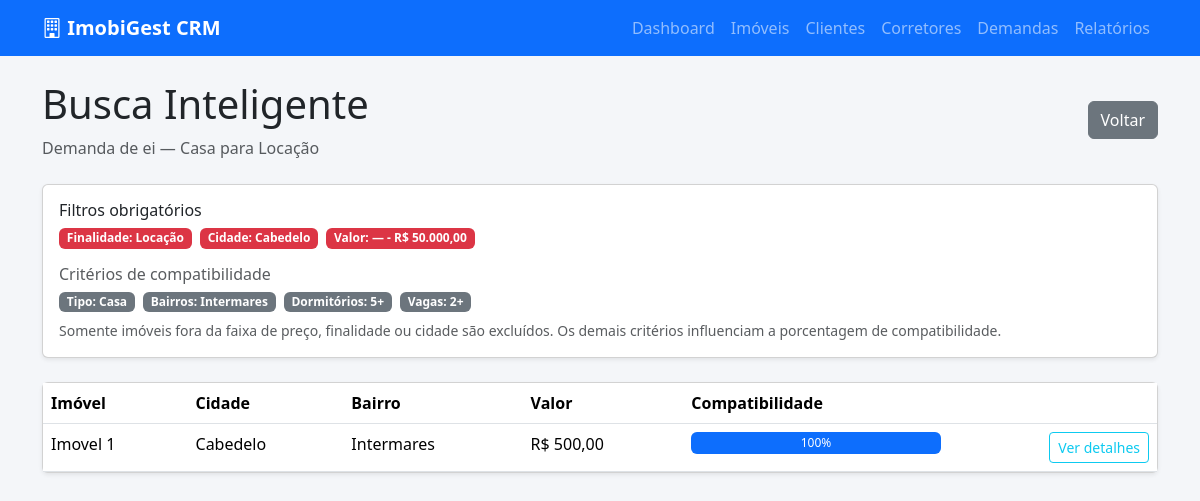
Screenshot of /demandas/1/buscar/ with the database file from the repository.
### apps/imoveis/models.py (models this page shows, shortened)
class DemandaCliente(models.Model):
    TIPO_CHOICES = [
        ('casa', 'Casa'),
        ('apartamento', 'Apartamento'),
        ('cobertura', 'Cobertura'),
        ('terreno', 'Terreno'),
        ('comercial', 'Comercial'),
    ]
    FINALIDADE_CHOICES = [
        ('venda', 'Venda'),
        ('locacao', 'Locação'),
    ]
    STATUS_CHOICES = [
        ('aberta', 'Aberta'),
        ('atendida', 'Atendida'),
    ]
    cliente = models.ForeignKey('Cliente', on_delete=models.CASCADE)
    tipo_imovel = models.CharField(max_length=30, choices=TIPO_CHOICES)
    finalidade = models.CharField(max_length=20, choices=FINALIDADE_CHOICES)
    status = models.CharField(max_length=20, choices=STATUS_CHOICES, default='aberta')
    valor_minimo = models.DecimalField(max_digits=12, decimal_places=2, null=True, blank=True)
    valor_maximo = models.DecimalField(max_digits=12, decimal_places=2, null=True, blank=True)
    cidade = models.CharField(max_length=50, choices=CIDADE_CHOICES, default='João Pessoa')
    bairro = models.CharField(max_length=100, blank=True, null=True)
    bairros = models.CharField(max_length=500, blank=True, null=True, help_text='Bairros separados por vírgula')
    dormitorios = models.IntegerField(null=True, blank=True)
    vagas = models.IntegerField(null=True, blank=True)
    posicao_solar = models.CharField(
        max_length=15,
        choices=[
            ('nascente', 'Nascente'),
            ('sul', 'Sul'),
            ('poente', 'Poente'),
            ('indiferente', 'Indiferente'),
        ],
        default='indiferente',
    )
    infraestrutura = models.ManyToManyField('Infraestrutura', blank=True)
    criado_em = models.DateTimeField(auto_now_add=True)
    def get_bairros_lista(self):
        if self.bairros:
            return [b.strip() for b in self.bairros.split(',') if b.strip()]
        if self.bairro:
            return [self.bairro]
        return []

class Cliente(models.Model):
    nome = models.CharField(max_length=150)
    telefone = models.CharField(max_length=20)
    email = models.EmailField(blank=True, null=True)
    observacao = models.TextField(blank=True, null=True)
    criado_em = models.DateTimeField(auto_now_add=True)

class Imovel(models.Model):
    STATUS_CHOICES = [
        ('disponivel', 'Disponível'),
        ('reservado', 'Reservado'),
        ('vendido', 'Vendido'),
        ('alugado', 'Alugado'),
    ]
    FINALIDADE_CHOICES = [
        ('venda', 'Venda'),
        ('locacao', 'Locação'),
    ]
    POSICAO_SOLAR_CHOICES = [
        ('nascente', 'Nascente'),
        ('sul', 'Sul'),
        ('poente', 'Poente'),
    ]
    titulo = models.CharField(max_length=200)
    categoria = models.ForeignKey('Categoria', on_delete=models.SET_NULL, null=True)
    finalidade = models.CharField(max_length=20, choices=FINALIDADE_CHOICES)
    cidade = models.CharField(max_length=50, choices=CIDADE_CHOICES, default='João Pessoa')
    bairro = models.CharField(max_length=100)
    endereco = models.CharField(max_length=255, blank=True, null=True)
    valor = models.DecimalField(max_digits=12, decimal_places=2)
    valor_condominio = models.DecimalField(max_digits=12, decimal_places=2, blank=True, null=True)
    descricao = models.TextField()
    status = models.CharField(max_length=20, choices=STATUS_CHOICES)
    dormitorios = models.IntegerField(default=0)
    suites = models.IntegerField(default=0)
    banheiros = models.IntegerField(default=0)
    vagas = models.IntegerField(default=0)
    vagas_cobertas = models.IntegerField(default=0)
    area_total = models.DecimalField(max_digits=10, decimal_places=2, blank=True, null=True)
    area_construida = models.DecimalField(max_digits=10, decimal_places=2, blank=True, null=True)
    andar = models.IntegerField(blank=True, null=True)
    elevador = models.BooleanField(default=False)
    varanda = models.BooleanField(default=False)
    posicao_solar = models.CharField(
        max_length=20,
        choices=POSICAO_SOLAR_CHOICES,
        blank=True,
        null=True
    )
    corretor = models.ForeignKey('Corretor', on_delete=models.SET_NULL, null=True)
    infraestrutura = models.ManyToManyField('Infraestrutura', blank=True)

### apps/demandas/views.py (the view)
# urls.py: path('<int:pk>/buscar/', DemandaBuscaView.as_view(), name='buscar'),
class DemandaBuscaView(DetailView):
    model = DemandaCliente
    template_name = 'demandas/busca.html'
    context_object_name = 'demanda'
    def get_context_data(self, **kwargs):
        context = super().get_context_data(**kwargs)
        context['resultados'] = buscar_imoveis_compativeis(self.object)
        return context

### apps/demandas/matching.py (called while the page is built)
def _tipo_compativel(demanda, imovel):
    if not imovel.categoria:
        return False
    nomes = TIPO_CATEGORIA_MAP.get(demanda.tipo_imovel, [])
    return imovel.categoria.nome.lower() in nomes

def _passa_filtros_obrigatorios(demanda, imovel):
    if imovel.finalidade != demanda.finalidade:
        return False
    if demanda.valor_minimo is not None and imovel.valor < demanda.valor_minimo:
        return False
    if demanda.valor_maximo is not None and imovel.valor > demanda.valor_maximo:
        return False
    if imovel.cidade != demanda.cidade:
        return False
    return True

def buscar_imoveis_compativeis(demanda, min_compatibilidade=0):
    resultados = []
    imoveis = Imovel.objects.filter(status='disponivel').select_related(
        'categoria', 'corretor'
    ).prefetch_related('infraestrutura')
    for imovel in imoveis:
        if not _passa_filtros_obrigatorios(demanda, imovel):
            continue
        compat = calcular_compatibilidade(demanda, imovel)
        if compat >= min_compatibilidade:
            resultados.append({'imovel': imovel, 'compatibilidade': compat})
    resultados.sort(key=lambda item: item['compatibilidade'], reverse=True)
    return resultados

### apps/imoveis/templatetags/moeda_filters.py (called while the page is built)
@register.filter
def moeda(valor):
    return formatar_moeda(valor)

### apps/imoveis/utils.py (called while the page is built)
def formatar_moeda(valor, simbolo=True):
    if valor is None or valor == '':
        return '—'
    try:
        numero = Decimal(str(valor))
        texto = f'{numero:,.2f}'.replace(',', 'X').replace('.', ',').replace('X', '.')
        return f'R$ {texto}' if simbolo else texto
    except (InvalidOperation, ValueError, TypeError):
        return str(valor)

### apps/demandas/templates/demandas/busca.html (shortened to what this page needs)
{% extends 'base.html' %}
{% load moeda_filters %}
{% block content %}
<div class="d-flex justify-content-between align-items-center mb-4">
    <div>
        <h1>Busca Inteligente</h1>
        <p class="text-muted mb-0">Demanda de {{ demanda.cliente.nome }} — {{ demanda.get_tipo_imovel_display }} para {{ demanda.get_finalidade_display }}</p>
    </div>
    <a href="{% url 'demandas:detail' demanda.pk %}" class="btn btn-secondary">Voltar</a>
</div>
<div class="card shadow-sm mb-4">
    <div class="card-body">
        <h6>Filtros obrigatórios</h6>
        <div class="d-flex flex-wrap gap-2 mb-3">
            <span class="badge bg-danger">Finalidade: {{ demanda.get_finalidade_display }}</span>
            <span class="badge bg-danger">Cidade: {{ demanda.cidade }}</span>
            {% if demanda.valor_minimo or demanda.valor_maximo %}
            <span class="badge bg-danger">
                Valor:
                {% if demanda.valor_minimo %}{{ demanda.valor_minimo|moeda }}{% else %}—{% endif %}
                -
                {% if demanda.valor_maximo %}{{ demanda.valor_maximo|moeda }}{% else %}—{% endif %}
            </span>
            {% endif %}
        </div>
        <h6 class="text-muted">Critérios de compatibilidade</h6>
        <div class="d-flex flex-wrap gap-2">
            <span class="badge bg-secondary">Tipo: {{ demanda.get_tipo_imovel_display }}</span>
            {% if demanda.bairros or demanda.bairro %}
            <span class="badge bg-secondary">Bairros: {{ demanda.bairros|default:demanda.bairro }}</span>
            {% endif %}
            {% if demanda.dormitorios %}<span class="badge bg-secondary">Dormitórios: {{ demanda.dormitorios }}+</span>{% endif %}
            {% if demanda.vagas %}<span class="badge bg-secondary">Vagas: {{ demanda.vagas }}+</span>{% endif %}
        </div>
        <p class="text-muted small mb-0 mt-2">Somente imóveis fora da faixa de preço, finalidade ou cidade são excluídos. Os demais critérios influenciam a porcentagem de compatibilidade.</p>
    </div>
</div>
<div class="card shadow-sm">
    <div class="table-responsive">
        <table class="table table-hover mb-0">
            <thead>
                <tr>
                    <th>Imóvel</th>
                    <th>Cidade</th>
                    <th>Bairro</th>
                    <th>Valor</th>
                    <th>Compatibilidade</th>
                    <th></th>
                </tr>
            </thead>
            <tbody>
                {% for resultado in resultados %}
                <tr>
                    <td>{{ resultado.imovel.titulo }}</td>
                    <td>{{ resultado.imovel.cidade }}</td>
                    <td>{{ resultado.imovel.bairro }}</td>
                    <td>{{ resultado.imovel.valor|moeda }}</td>
                    <td>
                        <div class="progress" style="height: 22px;">
                            <div class="progress-bar" style="width: {{ resultado.compatibilidade }}%">{{ resultado.compatibilidade }}%</div>
                        </div>
                    </td>
                    <td class="text-end">
                        <a href="{% url 'imoveis:detail' resultado.imovel.pk %}" class="btn btn-sm btn-outline-info">Ver detalhes</a>
                    </td>
                </tr>
                {% empty %}
                <tr><td colspan="6" class="text-muted">Nenhum imóvel compatível encontrado. Verifique preço, finalidade e cidade.</td></tr>
                {% endfor %}
            </tbody>
        </table>
    </div>
</div>
{% endblock %}

### templates/base.html (style rules this page uses)
body { background-color: #f4f6f9; }

### rows the page displays
DemandaCliente: cliente.nome "ei", tipo_imovel "Casa", finalidade "Locação", cidade "Cabedelo", valor_maximo|moeda "R$ 50.000,00", bairros "Intermares", dormitorios "5", vagas "2"
Imovel: imovel.titulo "Imovel 1", imovel.cidade "Cabedelo", imovel.bairro "Intermares", imovel.valor|moeda "R$ 500,00", compatibilidade "100"
